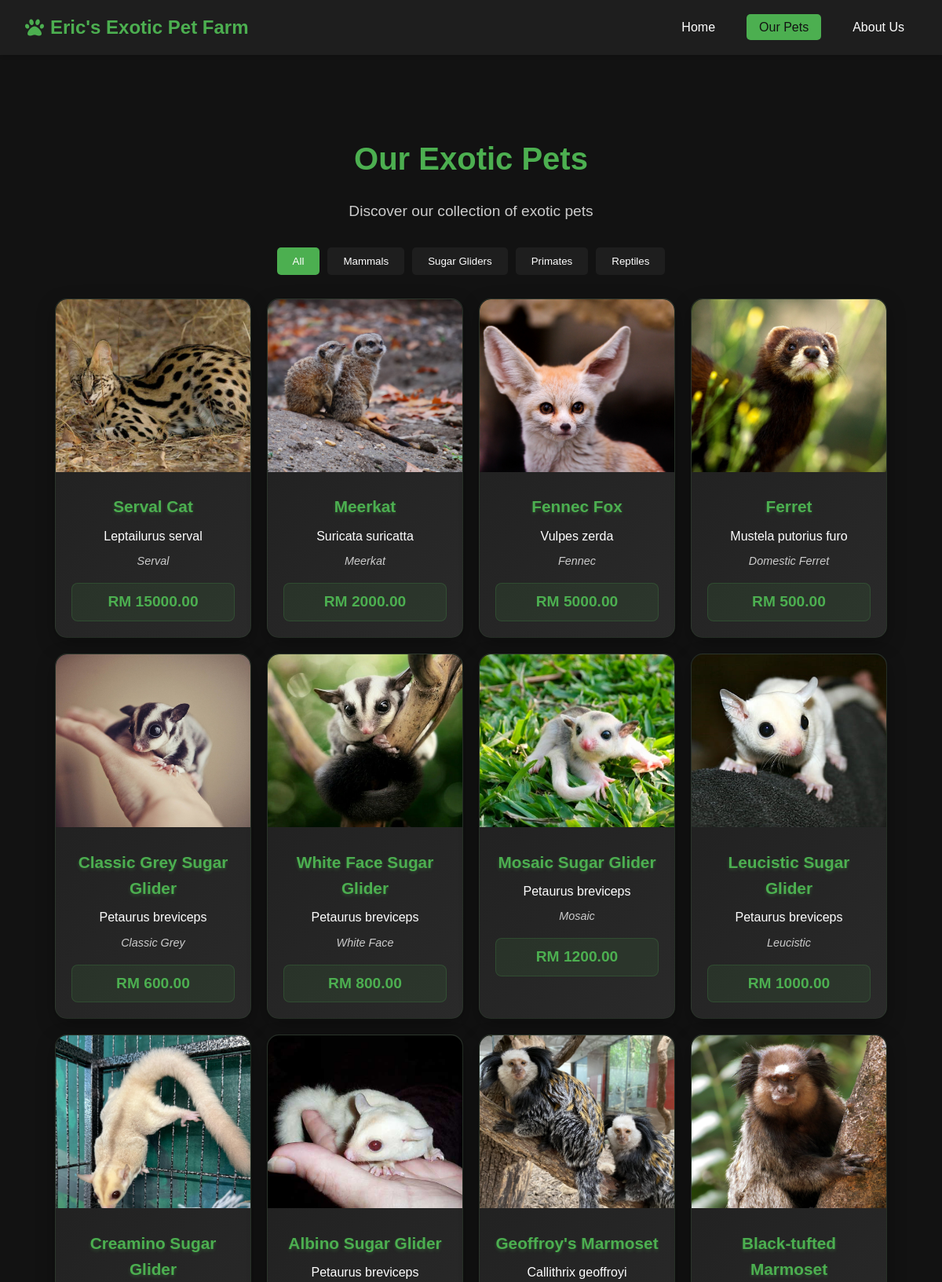
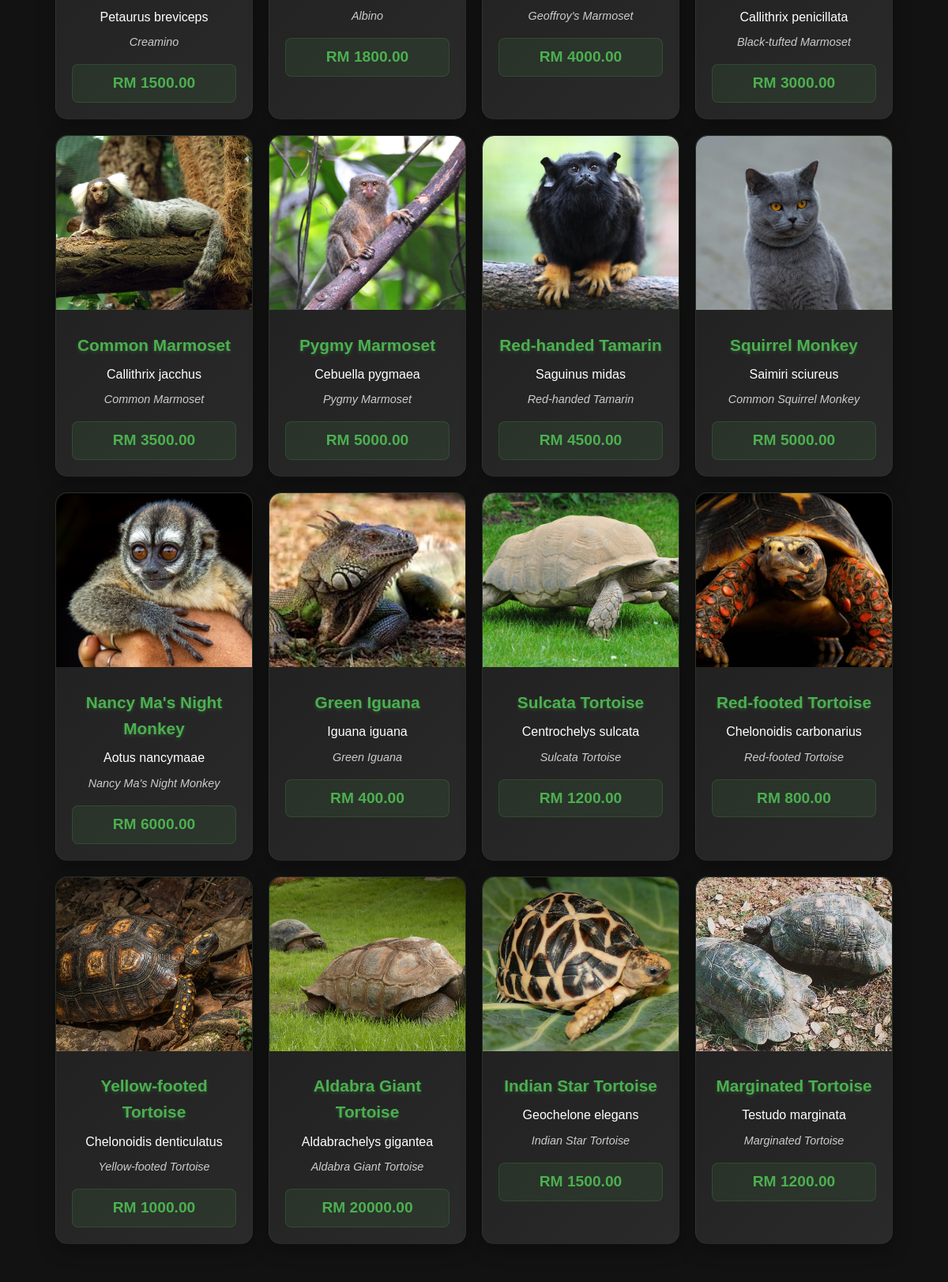
/our-pets/ (upper part), run on the app's committed database (2 pictures, top to bottom).
### myapp/models.py (models this page shows, shortened)
class Category(models.Model):
    name = models.CharField(max_length=200)

class Pet(models.Model):
    name = models.CharField(max_length=200)
    species = models.CharField(max_length=200)
    category = models.ForeignKey(Category, on_delete=models.CASCADE, related_name='pets')
    breed = models.CharField(max_length=200)
    color = models.CharField(max_length=200)
    description = models.TextField()
    price = models.DecimalField(max_digits=10, decimal_places=2)
    image = models.ImageField(
        upload_to='pet_images/',
        validators=[FileExtensionValidator(allowed_extensions=['jpg', 'jpeg', 'png', 'gif', 'webp'])],
        help_text="Upload a pet image (JPG, PNG, GIF, or WebP)",
        null=True,
        blank=True
    )
    is_available = models.BooleanField(default=True)
    @property
    def image_or_default_url(self) -> str:
        if self.image and default_storage.exists(self.image.name):
            return self.image.url
        return static('images/default-pet.jpg')

### myapp/views.py (the view)
# urls.py: path('our-pets/', views.our_pets, name='our_pets'),
def our_pets(request):
    from .models import Pet, Category
    pets = Pet.objects.filter(is_available=True)
    categories = Category.objects.all()
    context = {
        'pets': pets,
        'categories': categories
    }
    return render(request, 'pets/ourpets.html', context)

### myapp/templates/pets/ourpets.html (shortened to what this page needs)
{% load static %}
<!DOCTYPE html>
<html lang="en">
  <head>
    <link rel="stylesheet" href="{% static 'styles/Header.css' %}" />
    <link rel="stylesheet" href="{% static 'styles/Footer.css' %}" />
    <link rel="stylesheet" href="{% static 'styles/Home.css' %}" />
    <link rel="stylesheet" href="{% static 'styles/OurPets.css' %}" />
    <link
      rel="stylesheet"
      href="https://cdnjs.cloudflare.com/ajax/libs/font-awesome/6.0.0/css/all.min.css"
    />
  </head>
  <body>
    <div class="home">
      {% include 'pets/components/header.html' %}
      <div class="our-pets">
        <h1>Our Exotic Pets</h1>
        <div class="pets-intro">
          <p>Discover our collection of exotic pets</p>
        </div>
        <div class="category-filter">
          <button class="active" onclick="filterPets('all')">All</button>
          {% for category in categories %}
          <button onclick="filterPets('{{ category.id }}')">
            {{ category.name }}
          </button>
          {% endfor %}
        </div>
        <div class="pet-grid" id="petGrid">
          {% for pet in pets %}
          <div class="pet-card" data-category="{{ pet.category.id }}">
            <div class="pet-image-container">
              <img src="{{ pet.image_or_default_url }}" alt="{{ pet.name }}" />
            </div>
            <div class="pet-info">
              <h3>{{ pet.name }}</h3>
              <p class="pet-species">{{ pet.species }}</p>
              <p class="pet-breed">{{ pet.breed }}</p>
              <p class="pet-price">RM {{ pet.price }}</p>
            </div>
          </div>
          {% empty %}
          <p class="no-pets">No pets found.</p>
          {% endfor %}
        </div>
      </div>
    </div>
  </body>
</html>

### myapp/templates/pets/components/header.html (shortened to what this page needs)
<header>
  <nav class="navbar">
    <a href="/" class="logo">
      <i class="fas fa-paw"></i> Eric's Exotic Pet Farm
    </a>
    <ul class="nav-links" id="nav-links">
      <li>
        <a href="{% url 'index' %}" class="nav-link"> Home </a>
      </li>
      <li>
        <a href="{% url 'our_pets' %}" class="nav-link"> Our Pets </a>
      </li>
      <li>
        <a href="{% url 'about' %}" class="nav-link"> About Us </a>
      </li>
    </ul>
  </nav>
</header>

### myapp/static/styles/Header.css (style rules this page uses)
:root { --primary-color: #4caf50; --secondary-color: #45a049; --accent-color: #8bc34a; --text-color: #ffffff; --background-color: #121212; --surface-color: #1e1e1e; }
* { margin: 0; padding: 0; box-sizing: border-box; }
body { background-color: var(--background-color); color: var(--text-color); font-family: Arial, sans-serif; line-height: 1.6; }
header { position: fixed; top: 0; left: 0; right: 0; z-index: 1000; background-color: var(--surface-color); box-shadow: 0 2px 4px rgba(0, 0, 0, 0.1); }
.navbar { display: flex; justify-content: space-between; align-items: center; padding: 1rem 2rem; max-width: 1200px; margin: 0 auto; }
.logo { font-size: 1.5rem; font-weight: bold; color: var(--primary-color); text-decoration: none; display: flex; align-items: center; transition: color 0.3s ease; }
.logo i { margin-right: 0.5rem; }
.nav-links { display: flex; list-style: none; }
.nav-links li { margin-left: 1.5rem; }
.nav-links a { color: var(--text-color); text-decoration: none; font-weight: 500; padding: 0.5rem 1rem; border-radius: 5px; transition: all 0.3s ease; }
.nav-links a:hover, .nav-links a.active { background-color: var(--primary-color); color: var(--background-color); }

### myapp/static/styles/Home.css (style rules this page uses)
:root { --primary-color: #4caf50; --secondary-color: #45a049; --accent-color: #8bc34a; --text-color: #ffffff; --background-color: #121212; --surface-color: #1e1e1e; }
body { background-color: var(--background-color); color: var(--text-color); margin: 0; padding: 0; }
.home { max-width: 1200px; margin: 0 auto; padding: 20px; padding-top: 70px; font-family: "Arial", sans-serif; }

### myapp/static/styles/OurPets.css (style rules this page uses)
:root { --primary-color: #4caf50; --secondary-color: #45a049; --accent-color: #8bc34a; --text-color: #ffffff; --background-color: #121212; --surface-color: #1e1e1e; }
.our-pets { max-width: 1200px; margin: 0 auto; padding: 50px; padding-top: 100px; font-family: "Arial", sans-serif; background-color: var(--background-color); color: var(--text-color); text-align: center; }
h1 { text-align: center; color: var(--primary-color); margin-bottom: 20px; font-size: 2.5rem; }
.pets-intro { max-width: 600px; margin: 0 auto; }
.pets-intro p { font-size: 1.2rem; color: #cccccc; margin-bottom: 30px; line-height: 1.6; }
.category-filter { display: flex; justify-content: center; gap: 10px; margin-bottom: 30px; flex-wrap: wrap; }
.category-filter button { padding: 10px 20px; background-color: var(--surface-color); color: var(--text-color); border: none; border-radius: 5px; cursor: pointer; transition: all 0.3s ease; }
.category-filter button:hover, .category-filter button.active { background-color: var(--primary-color); }
.pet-grid { display: grid; grid-template-columns: repeat(auto-fit, minmax(250px, 1fr)); gap: 20px; }
.pet-card { background: linear-gradient(135deg, var(--surface-color) 0%, #2a2a2a 100%); border-radius: 15px; padding: 0; box-shadow: 0 8px 25px rgba(0, 0, 0, 0.3); transition: all 0.4s cubic-bezier(0.68, -0.55, 0.27, 1.55); transform: translateX(0) translateY(0); opacity: 1; cursor: pointer; border: 1px solid rgba(76, 175, 80, 0.1); overflow: hidden; }
.pet-image-container { position: relative; overflow: hidden; border-radius: 15px 15px 0 0; margin-bottom: 0; }
.pet-card img { width: 100%; height: 220px; object-fit: cover; transition: transform 0.4s ease; }
.pet-info { padding: 20px; display: flex; flex-direction: column; gap: 8px; }
.pet-card h3 { margin: 0; color: var(--primary-color); font-size: 1.3rem; font-weight: 600; text-shadow: 0 2px 4px rgba(76, 175, 80, 0.3); }
.pet-species { font-size: 1rem; color: #ffffff; font-weight: 500; margin: 0; }
.pet-breed { font-size: 0.9rem; color: #cccccc; margin: 0; font-style: italic; }
.pet-price { font-size: 1.2rem; color: var(--primary-color); font-weight: bold; margin-top: 8px; padding: 8px 12px; background: rgba(76, 175, 80, 0.1); border-radius: 8px; text-align: center; border: 1px solid rgba(76, 175, 80, 0.2); }

### data on the page
Category: name "Mammals"
Category: name "Sugar Gliders"
Category: name "Primates"
Category: name "Reptiles"
Pet: image_or_default_url (picture), name "Serval Cat", species "Leptailurus serval", breed "Serval", price "15000.00"
Pet: image_or_default_url (picture), name "Meerkat", species "Suricata suricatta", breed "Meerkat", price "2000.00"
Pet: image_or_default_url (picture), name "Fennec Fox", species "Vulpes zerda", breed "Fennec", price "5000.00"
Pet: image_or_default_url (picture), name "Ferret", species "Mustela putorius furo", breed "Domestic Ferret", price "500.00"
Pet: image_or_default_url (picture), name "Classic Grey Sugar Glider", species "Petaurus breviceps", breed "Classic Grey", price "600.00"
Pet: image_or_default_url (picture), name "White Face Sugar Glider", species "Petaurus breviceps", breed "White Face", price "800.00"
Pet: image_or_default_url (picture), name "Mosaic Sugar Glider", species "Petaurus breviceps", breed "Mosaic", price "1200.00"
Pet: image_or_default_url (picture), name "Leucistic Sugar Glider", species "Petaurus breviceps", breed "Leucistic", price "1000.00"
Pet: image_or_default_url (picture), name "Creamino Sugar Glider", species "Petaurus breviceps", breed "Creamino", price "1500.00"
Pet: image_or_default_url (picture), name "Albino Sugar Glider", species "Petaurus breviceps", breed "Albino", price "1800.00"
Pet: image_or_default_url (picture), name "Geoffroy's Marmoset", species "Callithrix geoffroyi", breed "Geoffroy's Marmoset", price "4000.00"
Pet: image_or_default_url (picture), name "Black-tufted Marmoset", species "Callithrix penicillata", breed "Black-tufted Marmoset", price "3000.00"
Pet: image_or_default_url (picture), name "Common Marmoset", species "Callithrix jacchus", breed "Common Marmoset", price "3500.00"
Pet: image_or_default_url (picture), name "Pygmy Marmoset", species "Cebuella pygmaea", breed "Pygmy Marmoset", price "5000.00"
Pet: image_or_default_url (picture), name "Red-handed Tamarin", species "Saguinus midas", breed "Red-handed Tamarin", price "4500.00"
Pet: shows a picture, name "Squirrel Monkey", species "Saimiri sciureus", breed "Common Squirrel Monkey", price "5000.00"
Pet: image_or_default_url (picture), name "Nancy Ma's Night Monkey", species "Aotus nancymaae", breed "Nancy Ma's Night Monkey", price "6000.00"
Pet: image_or_default_url (picture), name "Green Iguana", species "Iguana iguana", breed "Green Iguana", price "400.00"
Pet: image_or_default_url (picture), name "Sulcata Tortoise", species "Centrochelys sulcata", breed "Sulcata Tortoise", price "1200.00"
Pet: image_or_default_url (picture), name "Red-footed Tortoise", species "Chelonoidis carbonarius", breed "Red-footed Tortoise", price "800.00"
Pet: image_or_default_url (picture), name "Yellow-footed Tortoise", species "Chelonoidis denticulatus", breed "Yellow-footed Tortoise", price "1000.00"
Pet: image_or_default_url (picture), name "Aldabra Giant Tortoise", species "Aldabrachelys gigantea", breed "Aldabra Giant Tortoise", price "20000.00"
Pet: image_or_default_url (picture), name "Indian Star Tortoise", species "Geochelone elegans", breed "Indian Star Tortoise", price "1500.00"
Pet: image_or_default_url (picture), name "Marginated Tortoise", species "Testudo marginata", breed "Marginated Tortoise", price "1200.00"
